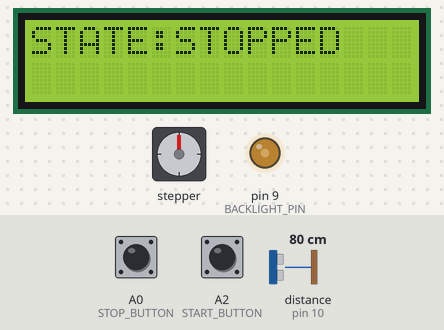
This sketch was run on a simulated Arduino Uno, built with avr-gcc and run on an emulated ATmega328P. On the bench: 16×2 character LCD, stepper motor, output pins drawn as LEDs (lit = HIGH). The test bench sets the inputs (shaded band); at power-on: A2 (START_BUTTON) HIGH, A0 (STOP_BUTTON) HIGH, distance to the obstacle (sensor on pin 10) 80 cm. The echo pulse lasts 58.3 µs per cm; stepper angles assume 2048 steps per turn; what the sketch prints to the serial monitor is not drawn.

Above: at 1.2 s.
1.3 s: A2 (START_BUTTON) pulled LOW for 0.15 s
At 1.71 s:
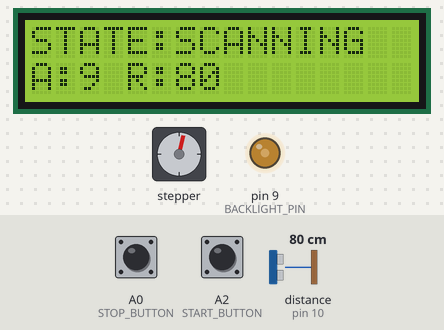
3.1 s: A0 (STOP_BUTTON) pulled LOW for 0.15 s
At 3.6 s:
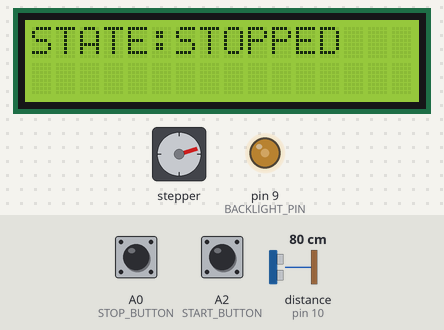
4.7 s: A0 (STOP_BUTTON) pulled LOW for 1 s
At 6.1 s:
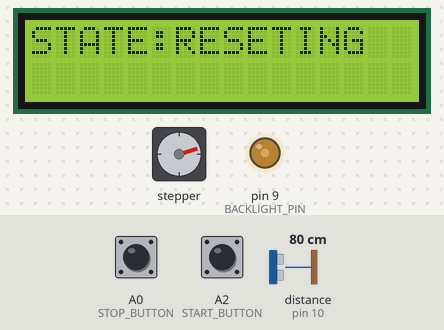
Timing chart, 0 to 7.7 s (numbered marks = the images above; inputs shaded):
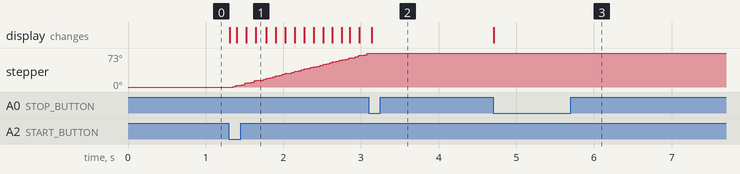

Measured:
- after the input at 1.3 s, stepper: keeps turning clockwise at about 41°/s, starting after 0.05 s; the display: first changes at once (image 1 shows a later state)
- after the input at 3.1 s, stepper: goes on until 3.1 s, then stays 73°; the display: changes at once (image 2)
- after the input at 4.7 s, the display: changes at once (image 3)

The sketch:

Scanner.ino
```cpp
#include <LiquidCrystal595.h>
#include <Stepper.h>
#include "SR04.h"

// ======================
// LCD CONFIGURATION
// ======================

const int DATA_PIN  = 6;
const int CLOCK_PIN = 7;
const int LATCH_PIN = 8;

const int BACKLIGHT_PIN = 9;

LiquidCrystal595 lcd(DATA_PIN, LATCH_PIN, CLOCK_PIN);

// ======================
// SONAR CONFIGURATION
// ======================

#define TRIG_PIN 10
#define ECHO_PIN 11

SR04 sonar = SR04(ECHO_PIN, TRIG_PIN);

// ======================
// STEPPER CONFIGURATION
// ======================

const int IN1 = 2;
const int IN2 = 3;
const int IN3 = 4;
const int IN4 = 5;

// 28BYJ-48 stepper motor
const int STEPS_PER_REVOLUTION = 2048;

// Scan step angle
const float SCAN_STEP_ANGLE = 5.0;

// Convert angle to motor steps
const int STEPS_PER_SCAN =
    (SCAN_STEP_ANGLE * STEPS_PER_REVOLUTION) / 360.0;

Stepper stepperMotor(
    STEPS_PER_REVOLUTION,
    IN1,
    IN3,
    IN2,
    IN4
);

// ======================
// BUTTONS
// ======================

const int START_BUTTON = A2;
const int STOP_BUTTON  = A0;

// ======================
// STATES
// ======================

enum State
{
    STOPPED,
    SCANNING,
    RESETING,
    IDLE
};

State currentState = STOPPED;

// ======================
// GLOBAL VARIABLES
// ======================

// Current angle
float currentAngle = 0.0;

// Sonar distance
long currentRange = 0;

// Current motor position in steps
long currentStep = 0;

// Scan direction
//  1 = clockwise
// -1 = counter-clockwise
int scanDirection = 1;

// Button memory
bool lastStartPressed = false;
bool lastStopPressed  = false;

// ======================
// SETUP
// ======================

void setup()
{
    // LCD backlight
    pinMode(BACKLIGHT_PIN, OUTPUT);
    analogWrite(BACKLIGHT_PIN, 100);

    // LCD init
    lcd.begin(16, 2);
    lcd.clear();

    // Buttons
    pinMode(START_BUTTON, INPUT_PULLUP);
    pinMode(STOP_BUTTON, INPUT_PULLUP);

    // Stepper speed
    stepperMotor.setSpeed(10);

    // Serial debug
    Serial.begin(9600);
    Serial.println("angle,distance");

    updateLCD();
}

// ======================
// MAIN LOOP
// ======================

void loop()
{
    // ======================
    // BUTTON READING
    // ======================


    bool startPressed = !digitalRead(START_BUTTON);
    bool stopPressed  = !digitalRead(STOP_BUTTON);

    bool startEdge =
        startPressed && !lastStartPressed;

    bool stopEdge =
        stopPressed && !lastStopPressed;

    // ======================
    // STATE MACHINE
    // ======================

    switch(currentState)
    {
        // ======================
        // STOPPED
        // ======================

        case STOPPED:

            if(startEdge)
            {
                changeState(SCANNING);
            }
            else if(stopEdge)
            {
                changeState(RESETING);
            }

            break;

        // ======================
        // SCANNING
        // ======================

        case SCANNING:

            // Stop request
            if(stopEdge)
            {
                changeState(STOPPED);
                break;
            }

            // ======================
            // SONAR MEASUREMENT
            // ======================

            currentRange = sonar.Distance();

            // ======================
            // LCD UPDATE
            // ======================

            updateLCD();

            // ======================
            // SCAN LIMITS
            // ======================

            // +180°
            if(currentAngle >= 180.0)
            {
                scanDirection = -1;
            }

            // -180°
            if(currentAngle <= -180.0)
            {
                scanDirection = 1;
            }

            // ======================
            // MOTOR ROTATION
            // ======================

            int motorSteps =
                scanDirection * STEPS_PER_SCAN;

            stepperMotor.step(motorSteps);

            currentStep += motorSteps;

            // ======================
            // ANGLE COMPUTATION
            // ======================

            currentAngle =
                (currentStep * 360.0)
                / STEPS_PER_REVOLUTION;

            // Debug

            Serial.print(currentAngle);
            Serial.print(",");
            Serial.println(currentRange);

            break;

        // ======================
        // RESETING
        // ======================

case RESETING:

    // ======================
    // RETURN TO 0°
    // ======================

    if(currentStep > 0)
    {
        // Move toward negative direction

        stepperMotor.step(-1);

        currentStep--;
    }
    else if(currentStep < 0)
    {
        // Move toward positive direction

        stepperMotor.step(1);

        currentStep++;
    }

    // ======================
    // UPDATE ANGLE
    // ======================

    currentAngle =
        (currentStep * 360.0)
        / STEPS_PER_REVOLUTION;

    updateLCD();

    // ======================
    // HOME POSITION REACHED
    // ======================

    if(currentStep == 0)
    {
        currentAngle = 0;

        scanDirection = 1;

        changeState(IDLE);
    }

    // ======================
    // IMPORTANT:
    // Give Stepper library enough
    // time to generate phases
    // ======================

    delay(50);

    break;

        // ======================
        // IDLE
        // ======================

        case IDLE:

            if(startEdge)
            {
                changeState(SCANNING);
            }

            break;
    }

    // ======================
    // SAVE BUTTON STATES
    // ======================

    lastStartPressed = startPressed;
    lastStopPressed  = stopPressed;
}

// ======================
// CHANGE STATE
// ======================

void changeState(State newState)
{
    currentState = newState;

    updateLCD();
}

// ======================
// LCD UPDATE
// ======================

void updateLCD()
{
    lcd.setCursor(0,0);
    lcd.print("                ");

    lcd.setCursor(0,1);
    lcd.print("                ");

    // First line

    lcd.setCursor(0, 0);
    lcd.print("STATE:");

    switch(currentState)
    {
        case STOPPED:
            lcd.print("STOPPED");
            break;

        case SCANNING:
            lcd.print("SCANNING");
            break;

        case RESETING:
            lcd.print("RESETING");
            break;

        case IDLE:
            lcd.print("IDLE");
            break;
    }

    // Second line

    if(currentState == SCANNING)
    {
        lcd.setCursor(0, 1);

        lcd.print("A:");
        lcd.print((int)currentAngle);

        lcd.print(" R:");
        lcd.print(currentRange);
    }
}
```
